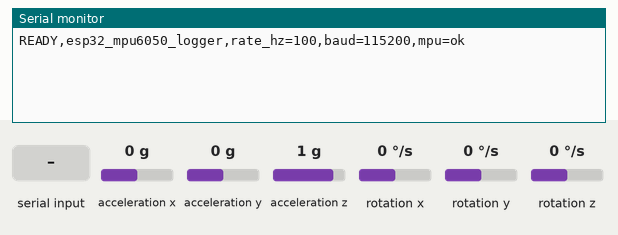
This sketch was run on a simulated ESP32. On the bench: the last lines printed to the serial monitor. Wiring (inferred from the names in the program): MPU-6050 motion sensor at I2C address 0x68. Inputs (shaded band) come from the test bench; at power-on: acceleration x 0 g, acceleration y 0 g, acceleration z 1 g, rotation x 0 °/s, rotation y 0 °/s, rotation z 0 °/s.

Above: at 1.6 s.
1.7 s: "PING\n" received over Serial
At 2.1 s:
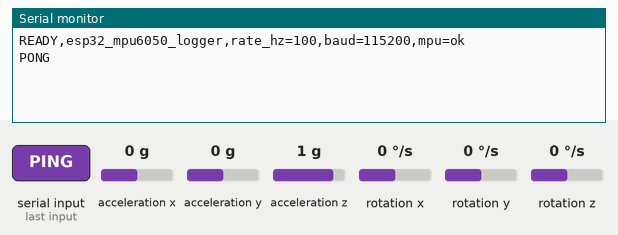
3.2 s: "START\n" received over Serial
At 3.7 s:
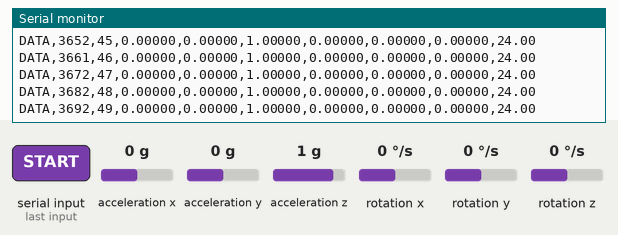
4.7 s: "STOP\n" received over Serial
At 5.7 s:
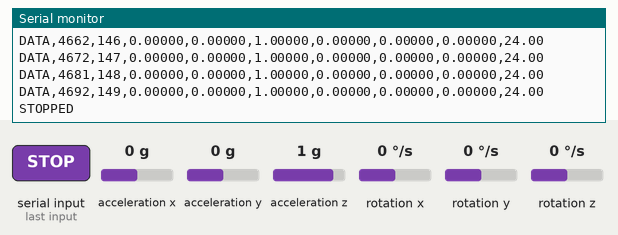
6.2 s: "CALIBRATE\n" received over Serial
At 6.8 s:
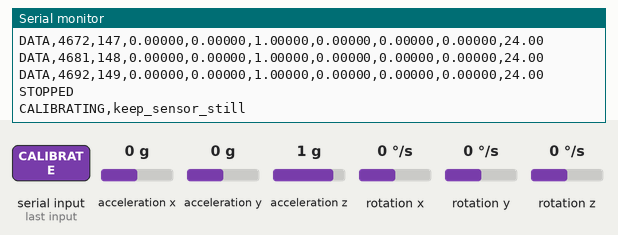
9.2 s: "1\n" received over Serial
At 10.2 s:
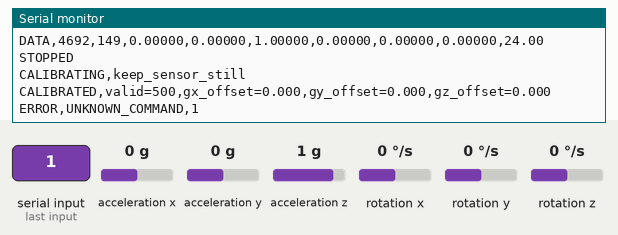

Measured:
- after the input at 1.7 s, the serial monitor: prints a new line at once (image 1)
- after the input at 3.2 s, the serial monitor: prints a new line at once (image 2)
- after the input at 9.2 s, the serial monitor: prints a new line at once (image 5)

The sketch:

esp32_mpu6050_logger.ino
```cpp
/*
  ESP32 + MPU6050 data logger for smart-home hand gesture collection.

  Wiring:
    MPU6050 VCC -> ESP32 3V3
    MPU6050 GND -> ESP32 GND
    MPU6050 SDA -> ESP32 GPIO21
    MPU6050 SCL -> ESP32 GPIO22
    MPU6050 AD0 -> GND, I2C address 0x68

  Serial commands:
    PING       -> PONG
    START      -> begin streaming CSV-like DATA lines at 100 Hz
    STOP       -> stop streaming
    CALIBRATE  -> estimate gyro offset while the sensor is still

*/
#include <Arduino.h>
#include <Wire.h>

static const uint8_t MPU_ADDR = 0x68;
static const int SDA_PIN = 21;
static const int SCL_PIN = 22;
static const uint32_t SERIAL_BAUD = 115200;
static const uint32_t SAMPLE_RATE_HZ = 100;
static const uint32_t SAMPLE_INTERVAL_US = 1000000UL / SAMPLE_RATE_HZ;

static const uint8_t REG_SMPLRT_DIV = 0x19;
static const uint8_t REG_CONFIG = 0x1A;
static const uint8_t REG_GYRO_CONFIG = 0x1B;
static const uint8_t REG_ACCEL_CONFIG = 0x1C;
static const uint8_t REG_ACCEL_XOUT_H = 0x3B;
static const uint8_t REG_PWR_MGMT_1 = 0x6B;
static const uint8_t REG_WHO_AM_I = 0x75;

static const float ACCEL_SCALE = 8192.0f;  // +/-4g
static const float GYRO_SCALE = 65.5f;     // +/-500 deg/s

bool streaming = false;
uint32_t sampleIndex = 0;
uint32_t nextSampleAt = 0;
float gyroOffsetX = 0.0f;
float gyroOffsetY = 0.0f;
float gyroOffsetZ = 0.0f;

void writeRegister(uint8_t reg, uint8_t value) {
  Wire.beginTransmission(MPU_ADDR);
  Wire.write(reg);
  Wire.write(value);
  Wire.endTransmission(true);
}

uint8_t readRegister(uint8_t reg) {
  Wire.beginTransmission(MPU_ADDR);
  Wire.write(reg);
  if (Wire.endTransmission(false) != 0) {
    return 0xFF;
  }
  Wire.requestFrom(MPU_ADDR, (uint8_t)1, (uint8_t)true);
  return Wire.available() ? Wire.read() : 0xFF;
}

bool readRaw(int16_t &ax, int16_t &ay, int16_t &az,
             int16_t &temp, int16_t &gx, int16_t &gy, int16_t &gz) {
  Wire.beginTransmission(MPU_ADDR);
  Wire.write(REG_ACCEL_XOUT_H);
  if (Wire.endTransmission(false) != 0) {
    return false;
  }

  const uint8_t expected = 14;
  uint8_t received = Wire.requestFrom(MPU_ADDR, expected, (uint8_t)true);
  if (received != expected) {
    return false;
  }

  ax = (Wire.read() << 8) | Wire.read();
  ay = (Wire.read() << 8) | Wire.read();
  az = (Wire.read() << 8) | Wire.read();
  temp = (Wire.read() << 8) | Wire.read();
  gx = (Wire.read() << 8) | Wire.read();
  gy = (Wire.read() << 8) | Wire.read();
  gz = (Wire.read() << 8) | Wire.read();
  return true;
}

bool setupMpu6050() {
  writeRegister(REG_PWR_MGMT_1, 0x00);
  delay(100);

  uint8_t whoAmI = readRegister(REG_WHO_AM_I);
  if (whoAmI != 0x68 && whoAmI != 0x69) {
    Serial.print("ERROR,MPU6050_NOT_FOUND,WHO_AM_I=");
    Serial.println(whoAmI, HEX);
    return false;
  }

  writeRegister(REG_CONFIG, 0x03);        // DLPF about 44 Hz accel / 42 Hz gyro
  writeRegister(REG_SMPLRT_DIV, 0x09);    // 1 kHz / (1 + 9) = 100 Hz
  writeRegister(REG_GYRO_CONFIG, 0x08);   // +/-500 deg/s
  writeRegister(REG_ACCEL_CONFIG, 0x08);  // +/-4g
  return true;
}

void calibrateGyro() {
  const int samples = 500;
  long sx = 0;
  long sy = 0;
  long sz = 0;
  int valid = 0;

  Serial.println("CALIBRATING,keep_sensor_still");
  for (int i = 0; i < samples; i++) {
    int16_t ax, ay, az, temp, gx, gy, gz;
    if (readRaw(ax, ay, az, temp, gx, gy, gz)) {
      sx += gx;
      sy += gy;
      sz += gz;
      valid++;
    }
    delay(4);
  }

  if (valid > 0) {
    gyroOffsetX = (float)sx / valid;
    gyroOffsetY = (float)sy / valid;
    gyroOffsetZ = (float)sz / valid;
  }

  Serial.print("CALIBRATED,valid=");
  Serial.print(valid);
  Serial.print(",gx_offset=");
  Serial.print(gyroOffsetX, 3);
  Serial.print(",gy_offset=");
  Serial.print(gyroOffsetY, 3);
  Serial.print(",gz_offset=");
  Serial.println(gyroOffsetZ, 3);
}

void emitHeader() {
  Serial.println("HEADER,millis_ms,sample_index,ax_g,ay_g,az_g,gx_dps,gy_dps,gz_dps,temp_c");
}

void emitSample() {
  int16_t axRaw, ayRaw, azRaw, tempRaw, gxRaw, gyRaw, gzRaw;
  if (!readRaw(axRaw, ayRaw, azRaw, tempRaw, gxRaw, gyRaw, gzRaw)) {
    Serial.println("ERROR,READ_FAILED");
    return;
  }

  float ax = axRaw / ACCEL_SCALE;
  float ay = ayRaw / ACCEL_SCALE;
  float az = azRaw / ACCEL_SCALE;
  float gx = (gxRaw - gyroOffsetX) / GYRO_SCALE;
  float gy = (gyRaw - gyroOffsetY) / GYRO_SCALE;
  float gz = (gzRaw - gyroOffsetZ) / GYRO_SCALE;
  float tempC = (tempRaw / 340.0f) + 36.53f;

  Serial.print("DATA,");
  Serial.print(millis());
  Serial.print(',');
  Serial.print(sampleIndex++);
  Serial.print(',');
  Serial.print(ax, 5);
  Serial.print(',');
  Serial.print(ay, 5);
  Serial.print(',');
  Serial.print(az, 5);
  Serial.print(',');
  Serial.print(gx, 5);
  Serial.print(',');
  Serial.print(gy, 5);
  Serial.print(',');
  Serial.print(gz, 5);
  Serial.print(',');
  Serial.println(tempC, 2);
}

void handleCommand(const String &command) {
  String cmd = command;
  cmd.trim();
  cmd.toUpperCase();

  if (cmd == "PING") {
    Serial.println("PONG");
  } else if (cmd == "START") {
    streaming = true;
    sampleIndex = 0;
    nextSampleAt = micros();
    emitHeader();
    Serial.println("STARTED");
  } else if (cmd == "STOP") {
    streaming = false;
    Serial.println("STOPPED");
  } else if (cmd == "CALIBRATE") {
    bool wasStreaming = streaming;
    streaming = false;
    calibrateGyro();
    streaming = wasStreaming;
  } else if (cmd.length() > 0) {
    Serial.print("ERROR,UNKNOWN_COMMAND,");
    Serial.println(cmd);
  }
}

void setup() {
  Serial.begin(SERIAL_BAUD);
  Wire.begin(SDA_PIN, SCL_PIN);
  Wire.setClock(400000);
  delay(300);

  bool ok = setupMpu6050();
  Serial.print("READY,esp32_mpu6050_logger,rate_hz=");
  Serial.print(SAMPLE_RATE_HZ);
  Serial.print(",baud=");
  Serial.print(SERIAL_BAUD);
  Serial.print(",mpu=");
  Serial.println(ok ? "ok" : "error");
}

void loop() {
  while (Serial.available()) {
    String command = Serial.readStringUntil('\n');
    handleCommand(command);
  }

  if (!streaming) {
    delay(1);
    return;
  }

  uint32_t now = micros();
  if ((int32_t)(now - nextSampleAt) >= 0) {
    nextSampleAt += SAMPLE_INTERVAL_US;
    emitSample();
  }
}
```
